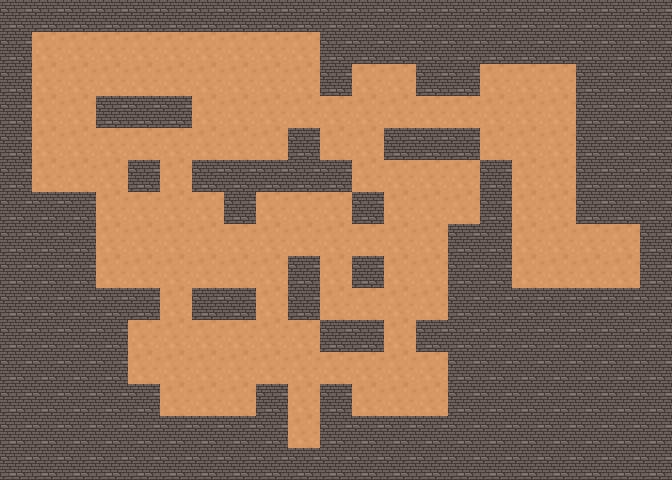

Below is a game level as drawn by its tile map, then a one-line description and the .tmx file that defines it, in full:
An orthogonal 21x15 tile map with 32x32 px tiles, 1 tile layer (Прошарок плиток 1).

<map version="1.10" tiledversion="1.10.2" orientation="orthogonal" renderorder="left-up" width="21" height="15" tilewidth="32" tileheight="32" infinite="0" nextlayerid="2" nextobjectid="1">
 <tileset firstgid="1" source="Підлога.tsx" />
 <layer id="1" name="Прошарок плиток 1" width="21" height="15">
  <data encoding="csv">
2,2,2,2,2,2,2,2,2,2,2,2,2,2,2,2,2,2,2,2,2,
2,1,1,1,1,1,1,1,1,1,2,2,2,2,2,2,2,2,2,2,2,
2,1,1,1,1,1,1,1,1,1,2,1,1,2,2,1,1,1,2,2,2,
2,1,1,2,2,2,1,1,1,1,1,1,1,1,1,1,1,1,2,2,2,
2,1,1,1,1,1,1,1,1,2,1,1,2,2,2,1,1,1,2,2,2,
2,1,1,1,2,1,2,2,2,2,2,1,1,1,1,2,1,1,2,2,2,
2,2,2,1,1,1,1,2,1,1,1,2,1,1,1,2,1,1,2,2,2,
2,2,2,1,1,1,1,1,1,1,1,1,1,1,2,2,1,1,1,1,2,
2,2,2,1,1,1,1,1,1,2,1,2,1,1,2,2,1,1,1,1,2,
2,2,2,2,2,1,2,2,1,2,1,1,1,1,2,2,2,2,2,2,2,
2,2,2,2,1,1,1,1,1,1,2,2,1,2,2,2,2,2,2,2,2,
2,2,2,2,1,1,1,1,1,1,1,1,1,1,2,2,2,2,2,2,2,
2,2,2,2,2,1,1,1,2,1,2,1,1,1,2,2,2,2,2,2,2,
2,2,2,2,2,2,2,2,2,1,2,2,2,2,2,2,2,2,2,2,2,
2,2,2,2,2,2,2,2,2,2,2,2,2,2,2,2,2,2,2,2,2
</data>
 </layer>
</map>
